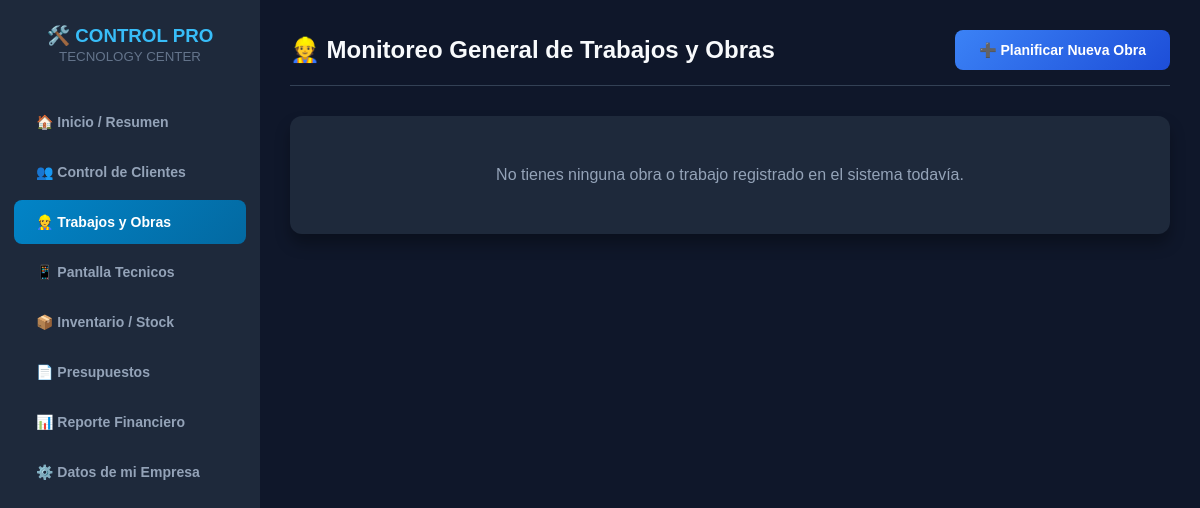
Page /trabajos/ on the earlier database version.
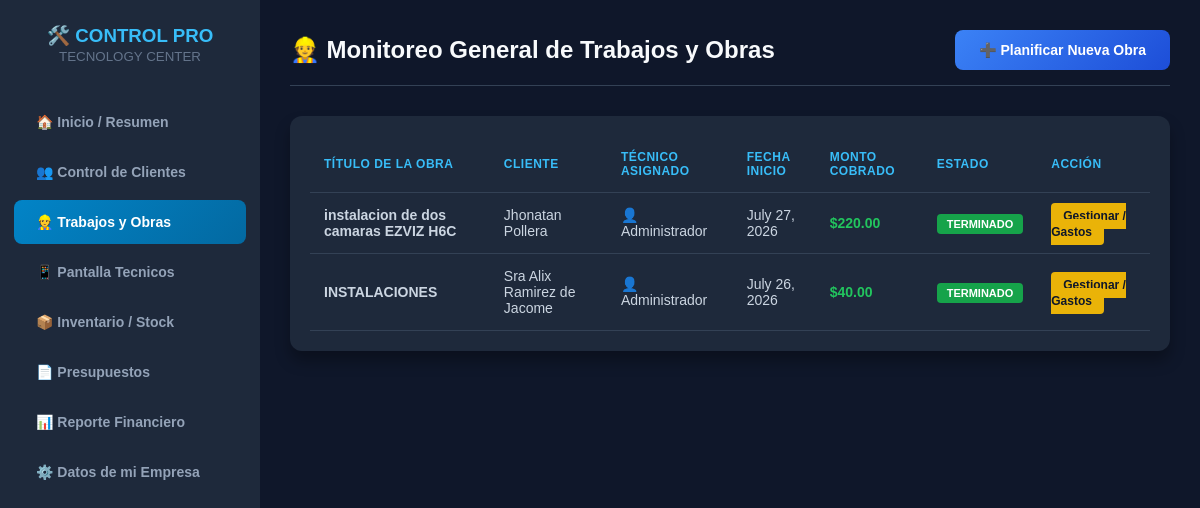
Same page on the later database version.
### gestion/models.py (models this page shows, shortened)
class Trabajo(models.Model):
    ESTADOS = [
        ("PEND", "Pendiente / Planificado"),
        ("PROG", "En Progreso"),
        ("TERM", "Terminado"),
    ]
    cliente = models.ForeignKey(Cliente, on_delete=models.CASCADE)
    tecnico = models.ForeignKey(
        User,
        on_delete=models.SET_NULL,
        null=True,
        blank=True,
        verbose_name="Tecnico Asignado",
    )
    titulo = models.CharField(
        max_length=150, verbose_name="Título del Trabajo u Obra"
    )
    descripcion = models.TextField(
        verbose_name="Notas / Descripción del Avance", blank=True, null=True
    )
    fecha_inicio = models.DateField(auto_now_add=True)
    estado = models.CharField(max_length=4, choices=ESTADOS, default="PEND")
    monto_cobrado = models.DecimalField(
        max_digits=10,
        decimal_places=2,
        default=0.00,
        verbose_name="Monto Cobrado al Cliente",
    )

class Cliente(models.Model):
    nombre = models.CharField(max_length=100)
    rif_cedula = models.CharField(
        max_length=50, blank=True, null=True, verbose_name="Rif o Cédula"
    )
    telefono = models.CharField(max_length=20, blank=True, null=True)
    direccion = models.TextField(
        blank=True, null=True, verbose_name="Dirección"
    )
    nota_privada = models.TextField(
        blank=True, null=True, verbose_name="Nota Privada"
    )
    foto = models.ImageField(upload_to="clientes/", blank=True, null=True)
    latitud = models.DecimalField(
        max_digits=9, decimal_places=6, blank=True, null=True
    )
    longitud = models.DecimalField(
        max_digits=9, decimal_places=6, blank=True, null=True
    )

### gestion/views.py (the view)
# urls.py: path("trabajos/", views.vista_lista_trabajos, name="lista_trabajos"),
def vista_lista_trabajos(request):
    return render(request, 'gestion/lista_trabajos.html', {'lista_trabajos': Trabajo.objects.all().order_by('-id')})

### gestion/templates/gestion/lista_trabajos.html (shortened to what this page needs)
<!DOCTYPE html>
<html lang="es">
<head>
</head>
<body>
    <div class="sidebar">
        <div class="sidebar-titulo">
            <h3>🛠️ CONTROL PRO</h3>
            <small style="color: #64748b;">TECNOLOGY CENTER</small>
        </div>
        <a href="/">🏠 Inicio / Resumen</a>
        <a href="/clientes/">👥 Control de Clientes</a>
        <a href="/trabajos/" class="active">👷 Trabajos y Obras</a>
        <a href="/mis-trabajos/">📱 Pantalla Tecnicos</a>
        <a href="/productos/">📦 Inventario / Stock</a>
        <a href="/presupuestos/">📄 Presupuestos</a>
        <a href="/reporte-financiero/">📊 Reporte Financiero</a>
        <a href="/admin/gestion/datosempresa/">⚙️ Datos de mi Empresa</a>
    </div>
    <div class="contenido">
        <div class="barra-top">
            <h2>👷 Monitoreo General de Trabajos y Obras</h2>
            <a href="{% url 'crear_trabajo' %}" class="btn-primario">➕ Planificar Nueva Obra</a>
        </div>
        <div class="tabla-contenedor">
            {% if lista_trabajos %}
            <table>
                <thead>
                    <tr>
                        <th>Título de la Obra</th>
                        <th>Cliente</th>
                        <th>Técnico Asignado</th>
                        <th>Fecha Inicio</th>
                        <th class="text-right">Monto Cobrado</th>
                        <th>Estado</th>
                        <th>Acción</th>
                    </tr>
                </thead>
                <tbody>
                    {% for t in lista_trabajos %}
                    <tr>
                        <td><strong>{{ t.titulo }}</strong></td>
                        <td>{{ t.cliente.nombre }}</td>
                        <td>
                            {% if t.tecnico %}
                                👤 {{ t.tecnico.username }}
                            {% else %}
                                <span style="color:#94a3b8; font-style:italic;">Sin asignar</span>
                            {% endif %}
                        </td>
                        <td>{{ t.fecha_inicio }}</td>
                        <td class="text-right" style="color:#22c55e; font-weight:bold;">${{ t.monto_cobrado }}</td>
                        <td>
                            {% if t.estado == 'PEND' %}
                                <span class="badge badge-pendiente">Planificado</span>
                            {% elif t.estado == 'PROG' %}
                                <span class="badge badge-progreso">En Progreso</span>
                            {% else %}
                                <span class="badge badge-terminado">Terminado</span>
                            {% endif %}
                        </td>
                        <td>
                            <a href="{% url 'detalle_trabajo' t.id %}" class="btn-modificar">Gestionar / Gastos</a>
                        </td>
                    </tr>
                    {% endfor %}
                </tbody>
            </table>
            {% else %}
            <div style="text-align: center; padding: 30px; color: #94a3b8;">
                <p style="font-size: 16px; margin: 0;">No tienes ninguna obra o trabajo registrado en el sistema todavía.</p>
            </div>
            {% endif %}
        </div>
    </div>
</body>
</html>

Differences in the rows shown:
added Trabajo: titulo "instalacion de dos camaras EZVIZ H6C", cliente.nombre "Jhonatan Pollera", tecnico.username "Administrador", fecha_inicio "July 27, 2026", monto_cobrado "220.00", estado "TERMINADO"
added Trabajo: titulo "INSTALACIONES", cliente.nombre "Sra Alix Ramirez de Jacome", tecnico.username "Administrador", fecha_inicio "July 26, 2026", monto_cobrado "40.00", estado "TERMINADO"
Other differences:
text no longer shown: "No tienes ninguna obra o trabajo registrado en el sistema todavía."
text now shown: "TÍTULO DE LA OBRA CLIENTE TÉCNICO ASIGNADO FECHA INICIO MONTO COBRADO ESTADO ACCIÓN"
